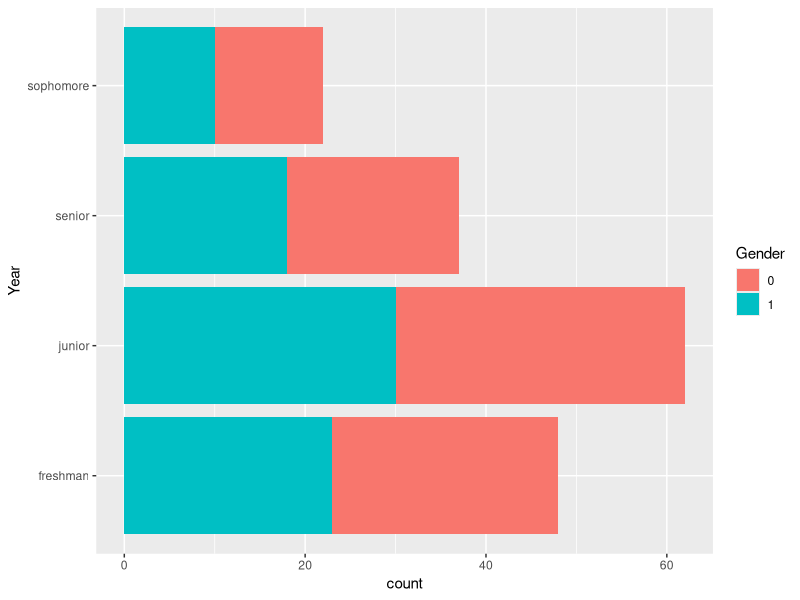
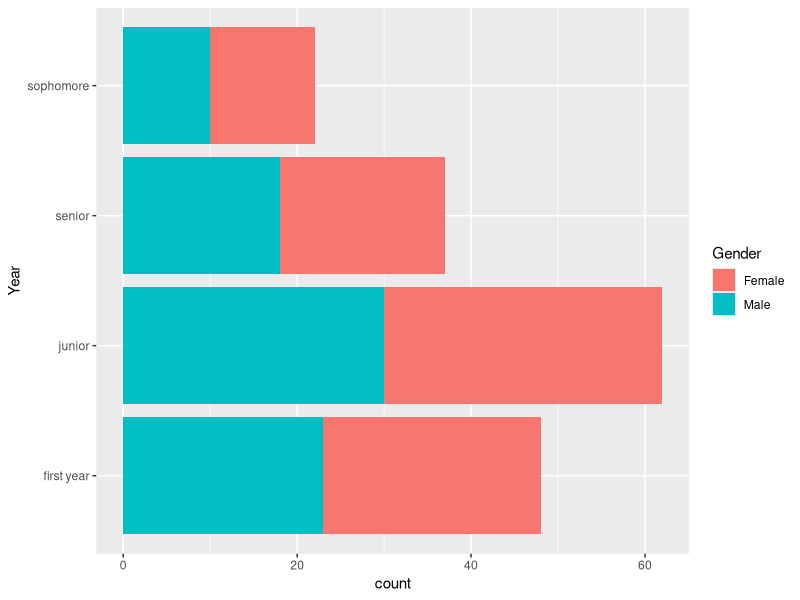
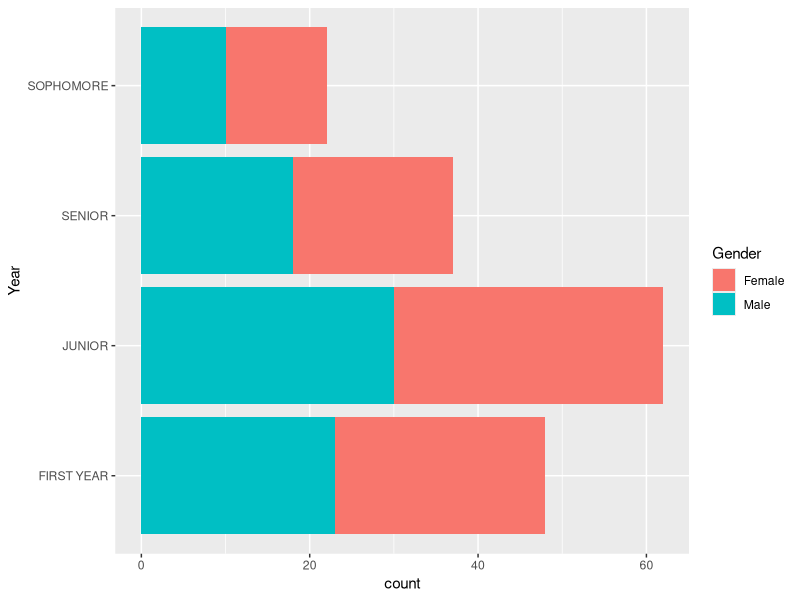
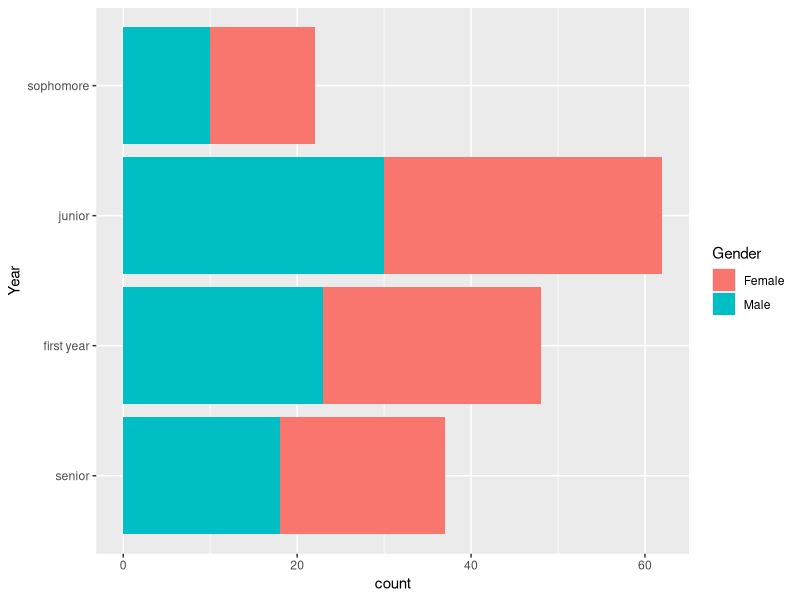
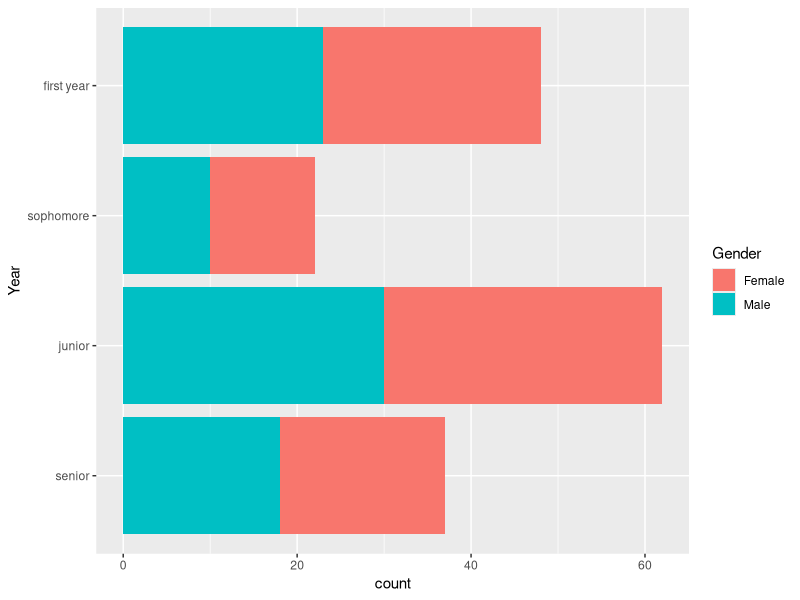
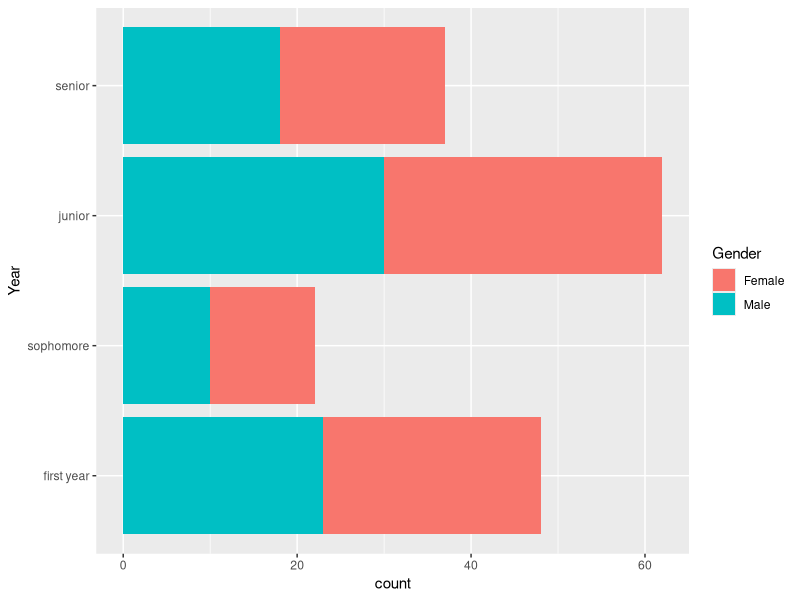
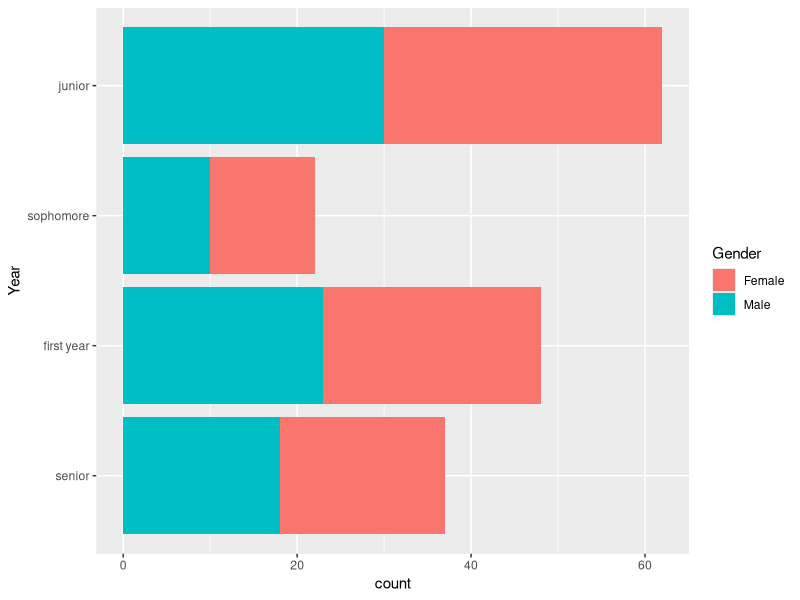
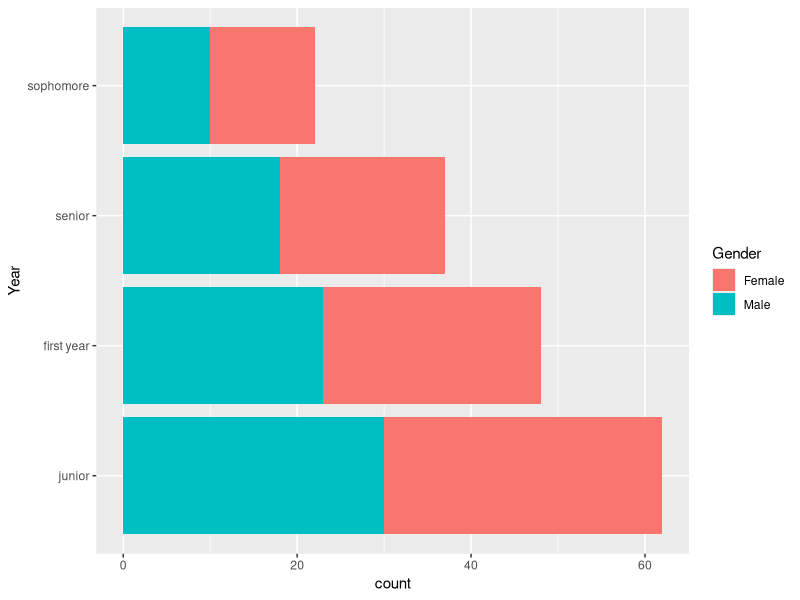

Source code (R) for these figures, in order:
## ---- chunk 1
# Un-attach any packages that happen to already be loaded. In general this is not necessary
# but is important for the creation of the book to not have package namespaces
# fighting unexpectedly.
pkgs = names(sessionInfo()$otherPkgs)
if( length(pkgs > 0)){
  pkgs = paste('package:', pkgs, sep = "")
  for( i in 1:length(pkgs)){
    detach(pkgs[i], character.only = TRUE, force=TRUE)
  }
}
knitr::opts_chunk$set(cache=FALSE)
## ---- chunk 2
suppressPackageStartupMessages({
  library(tidyverse, quietly = TRUE)   # loading ggplot2 and dplyr
})
## ---- chunk 3
# A vector of character strings.
drinks <- c('DietCoke', 'Coke', 'Coke', 'Sprite', 'Pepsi')
str(drinks)

# convert the vector of character strings into a factor vector
drinks <- factor(drinks)

# Levels and Label mapping table
data.frame( Levels=1:4, Labels=levels(drinks))

as.integer(drinks) # Print the category assignments
## ---- chunk 4
Students <- 
  expand.grid(Year='freshman', Gender=1, rep=1:23) %>%
  add_row(Year='freshman', Gender=0, rep=1:25) %>%
  add_row(Year='junior',   Gender=1, rep=1:30) %>%
  add_row(Year='junior',   Gender=0, rep=1:32) %>%
  add_row(Year='senior',   Gender=1, rep=1:18) %>%
  add_row(Year='senior',   Gender=0, rep=1:19) %>%
  add_row(Year='sophomore', Gender=1, rep=1:10) %>%
  add_row(Year='sophomore', Gender=0, rep=1:12)

# Variables that are character strings are coerced to factors.
# Variables that are numeric are not, and should be explicitly turned to factors.
Students <- Students %>% 
  mutate( Gender = factor(Gender) )

Students %>%
  ggplot( aes(x=Year, fill=Gender)) + 
  geom_bar() + coord_flip()
## ---- chunk 5
# Change Gender from 0/1 to Female/Male
Students <- Students %>%
  mutate( Gender = fct_recode(Gender, 'Male'   = '1'),
          Gender = fct_recode(Gender, 'Female' = '0') )

# Change "Freshman" to "First Year" 
Students <- Students %>%
  mutate( Year = fct_recode(Year, `first year` = 'freshman'))
  
Students %>%
  ggplot( aes(x=Year, fill=Gender)) + geom_bar() + coord_flip()
## ---- chunk 6
Students %>%
  mutate( Year = fct_relabel(Year, stringr::str_to_upper) ) %>%
  ggplot( aes(x=Year, fill=Gender)) + geom_bar() + coord_flip()
## ---- chunk 7
# Seniors first, leave the rest in the order they already were
Students %>%
  mutate( Year = fct_relevel(Year, 'senior') ) %>%
  ggplot( aes(x=Year, fill=Gender)) + geom_bar() + coord_flip()

# reset all the levels orders
Students %>%
  mutate( Year = fct_relevel(Year, 'senior', 'junior','sophomore','first year') ) %>%
  ggplot( aes(x=Year, fill=Gender)) + geom_bar() + coord_flip()

# Reverse order of what I already had
Students %>%
  mutate( Year = fct_relevel(Year, 'senior', 'junior','sophomore','first year') ) %>%
  mutate( Year = fct_rev(Year) ) %>%
  ggplot( aes(x=Year, fill=Gender)) + geom_bar() + coord_flip()

# Sometimes it is useful to rotate using + or - the number of shift steps
# positive values move the first to the end. Negative values move the end to the front.
Students %>%
  mutate( Year = fct_relevel(Year, 'senior', 'junior','sophomore','first year') ) %>%
  mutate( Year = fct_rev(Year) ) %>%
  mutate( Year = fct_shift(Year, -1) ) %>%
  ggplot( aes(x=Year, fill=Gender)) + geom_bar() + coord_flip()

# In the order of the most number of records
Students %>%
  mutate( Year = fct_infreq(Year) ) %>%
  ggplot( aes(x=Year, fill=Gender)) + geom_bar() + coord_flip()

## ---- chunk 8
Dems <- tribble(
  ~Candidate, ~Percent, ~AgeOnElection,
'Elizabeth Warren',	27, 71,
'Joe Biden',	25, 77,
'Bernie Sanders',	12, 79,
'Pete Buttigieg',	10, 38,
'Kamala Harris',	3, 56,
'Cory Booker',	2, 51,
'Tulsi Gabbard',	2, 39,
'Amy Klobuchar',	2, 60, 
'Tom Steyer',	2, 63,
'Andrew Yang',	2, 45, 
'Other',	3, NA,
'No one',	1, NA,
'Undecided',	9, NA)
## ---- chunk 9
# Reorder Candidates based on the polling percent. The order of Smallest to largest 
# results in 'No one' at the bottom and Elizabeth Warren at the top. 
Dems %>%
  mutate( Candidate = fct_reorder(Candidate, Percent) ) %>%
  ggplot( aes(x=Candidate, y=Percent)) + geom_col() + coord_flip()
## ---- chunk 10
Dems %>%
  mutate( Candidate = fct_reorder(Candidate, Percent) ) %>%
  mutate( Candidate = fct_relevel(Candidate, 'Other', after=0) ) %>%
  mutate( Candidate = fct_relevel(Candidate, 'Undecided', after=0) ) %>%
  ggplot( aes(x=Candidate, y=Percent)) + geom_col() + coord_flip()
## ---- chunk 11
# This collapses the factor levels but I still have 3 rows of "other"
Dems %>%
  mutate( Candidate = fct_collapse(Candidate, other = c('No one', 'Other', 'Undecided')) )

# Collapse the factor, then summarize by adding up the percentages  
Dems %>%
  mutate( Candidate = fct_collapse(Candidate, other = c('No one', 'Other', 'Undecided')) ) %>%
  group_by(Candidate) %>% summarize(Percent = sum(Percent)) %>%
  mutate( Candidate = fct_reorder(Candidate, Percent) ) %>%
  mutate( Candidate = fct_relevel(Candidate, 'other', after=0) ) %>%
  ggplot( aes(x=Candidate, y=Percent)) + geom_col() + coord_flip()
## ---- chunk 12
data <- data.frame( Name=c('Alice','Bruce','Charlie'), Grade = c('A','B','B') ) %>%
  mutate( Grade = factor(Grade) ) %>%
  mutate( Grade = fct_expand(Grade, 'C')) %>%
  mutate( Grade = if_else(Name == 'Charlie', factor('C', levels=levels(Grade)), Grade ) )
data  
